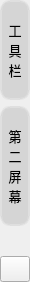
       <widget class="QWidget" name="control_hide_widget" native="true">
        <property name="maximumSize">
         <size>
          <width>30</width>
          <height>16777215</height>
         </size>
        </property>
        <layout class="QVBoxLayout" name="verticalLayout_5">
         <property name="spacing">
          <number>6</number>
         </property>
         <property name="leftMargin">
          <number>0</number>
         </property>
         <property name="topMargin">
          <number>0</number>
         </property>
         <property name="rightMargin">
          <number>0</number>
         </property>
         <property name="bottomMargin">
          <number>0</number>
         </property>
         <item>
          <widget class="QPushButton" name="tool_ishide_pb">
           <property name="maximumSize">
            <size>
             <width>30</width>
             <height>16777215</height>
            </size>
           </property>
           <property name="font">
            <font>
             <family>微软雅黑</family>
             <pointsize>10</pointsize>
            </font>
           </property>
           <property name="layoutDirection">
            <enum>Qt::LeftToRight</enum>
           </property>
           <property name="styleSheet">
            <string notr="true">QPushButton:hover {
	background-color: rgb(239, 239, 239);
}

QPushButton:pressed {
	
	background-color: rgb(207, 207, 207);
	border: 2px double;
	border-color: rgb(255, 255, 255);
}

QPushButton:disabled {
	color: rgb(88, 88, 88);
	background-color: rgb(208, 208, 208);
}

QPushButton {
	border:2px double;
	border-color: rgb(223, 223, 223);
	background-color: rgb(213, 213, 213);
	color: rgb(0, 0, 0);
	border-radius:10px;
}</string>
           </property>
           <property name="text">
            <string>
工
具
栏
</string>
           </property>
          </widget>
         </item>
         <item>
          <widget class="QPushButton" name="second_pane_show_lb">
           <property name="maximumSize">
            <size>
             <width>30</width>
             <height>16777215</height>
            </size>
           </property>
           <property name="font">
            <font>
             <family>微软雅黑</family>
             <pointsize>10</pointsize>
            </font>
           </property>
           <property name="layoutDirection">
            <enum>Qt::LeftToRight</enum>
           </property>
           <property name="styleSheet">
            <string notr="true">QPushButton:hover {
	background-color: rgb(239, 239, 239);
}

QPushButton:pressed {
	
	background-color: rgb(207, 207, 207);
	border: 2px double;
	border-color: rgb(255, 255, 255);
}

QPushButton:disabled {
	color: rgb(88, 88, 88);
	background-color: rgb(208, 208, 208);
}

QPushButton {
	border:2px double;
	border-color: rgb(223, 223, 223);
	background-color: rgb(213, 213, 213);
	color: rgb(0, 0, 0);
	border-radius:10px;
}</string>
           </property>
           <property name="text">
            <string>
第
二
屏
幕
</string>
           </property>
          </widget>
         </item>
         <item>
          <widget class="QLabel" name="no_use_lb">
           <property name="maximumSize">
            <size>
             <width>30</width>
             <height>16777215</height>
            </size>
           </property>
           <property name="font">
            <font>
             <family>微软雅黑</family>
             <pointsize>10</pointsize>
            </font>
           </property>
           <property name="text">
            <string/>
           </property>
          </widget>
         </item>
         <item>
          <widget class="QPushButton" name="no_use_2_lb">
           <property name="maximumSize">
            <size>
             <width>30</width>
             <height>16777215</height>
            </size>
           </property>
           <property name="font">
            <font>
             <family>微软雅黑</family>
             <pointsize>10</pointsize>
            </font>
           </property>
           <property name="text">
            <string/>
           </property>
          </widget>
         </item>
        </layout>
       </widget>
